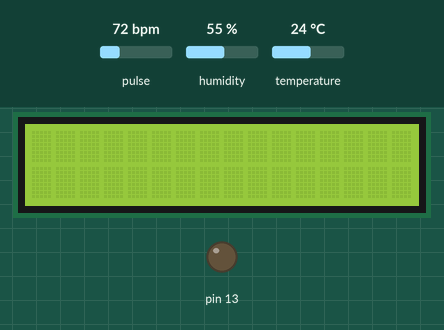
A sketch run on a simulated Arduino Uno, built with avr-gcc and run on an emulated ATmega328P. On the bench: 16×2 character LCD, output pins drawn as LEDs (lit = HIGH). Inputs (shaded band) come from the test bench; at power-on: pulse 72 bpm, temperature 24 °C, humidity 55 %. What the sketch prints to the serial monitor is not drawn.

Above: at 2.2 s.
2.3 s: pulse set to 42 bpm
At 10.8 s:
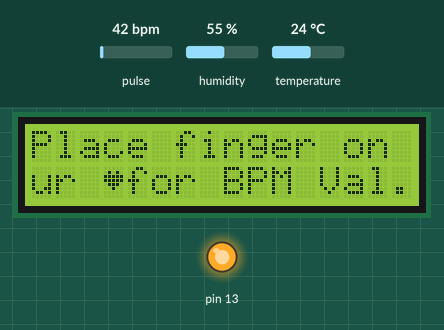
11.1 s: temperature set to 12 °C
At 18.8 s:
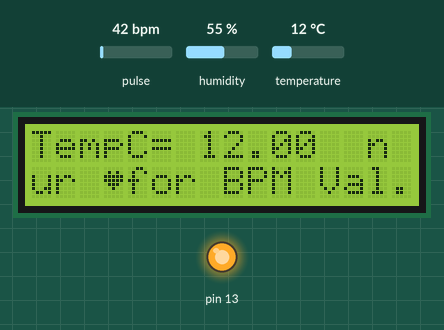
22.4 s: pulse set to 70 bpm
At 30.7 s:
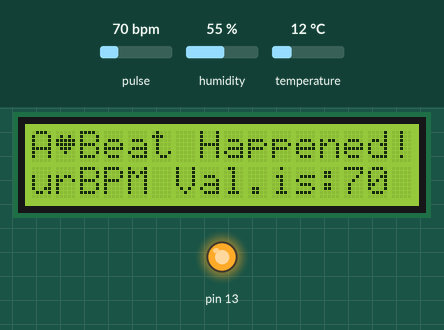
32.5 s: temperature set to 19 °C
At 38.5 s:
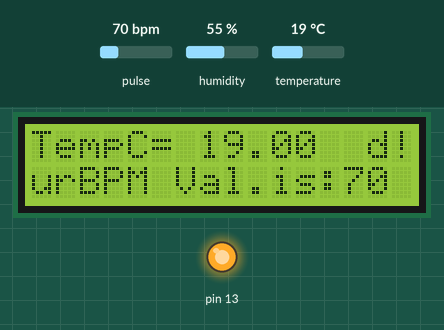
42.3 s: pulse set to 100 bpm
At 50.2 s:
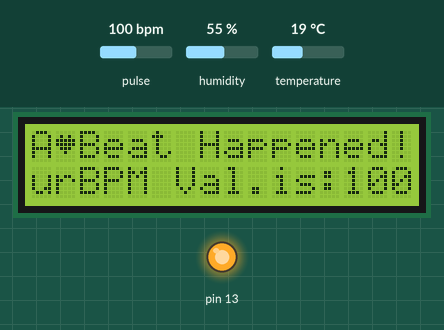
52.4 s: temperature set to 28 °C
At 57.9 s:
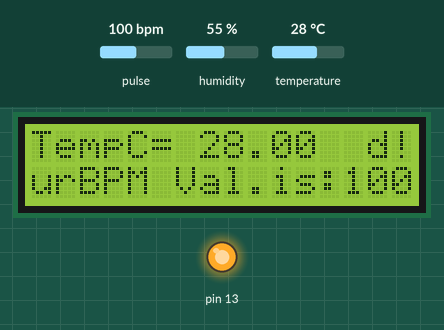
Timing chart, 0 to 59.4 s (numbered marks = the images above; inputs shaded):
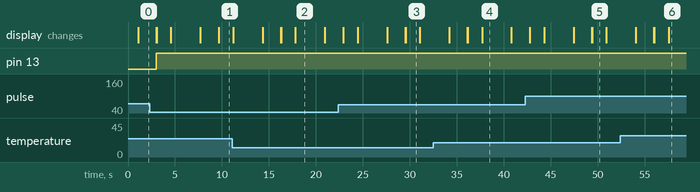

The sketch:

neonataluno_v2.1.ino
```cpp
#include <ArduinoJson.h>
#if defined(ARDUINO) && ARDUINO >= 100
#define printByte(args)  write(args);
#else
#define printByte(args)  print(args,BYTE);
#endif

//uint8_t bell[8]  = {0x4,0xe,0xe,0xe,0x1f,0x0,0x4};
//uint8_t note[8]  = {0x2,0x3,0x2,0xe,0x1e,0xc,0x0};
//uint8_t clock[8] = {0x0,0xe,0x15,0x17,0x11,0xe,0x0};
uint8_t heart[8] = {0x0,0xa,0x1f,0x1f,0xe,0x4,0x0};
//uint8_t duck[8]  = {0x0,0xc,0x1d,0xf,0xf,0x6,0x0};
//uint8_t check[8] = {0x0,0x1,0x3,0x16,0x1c,0x8,0x0};
//uint8_t cross[8] = {0x0,0x1b,0xe,0x4,0xe,0x1b,0x0};
//uint8_t retarrow[8] = {  0x1,0x1,0x5,0x9,0x1f,0x8,0x4};
//
#include <LiquidCrystal_PCF8574.h>
#include <Wire.h>
LiquidCrystal_PCF8574 lcd(0x3F);

#include <Adafruit_Sensor.h>
#include <DHT.h>
#include <DHT_U.h>
#define DHTPIN 8
#define DHTTYPE DHT11
DHT dht(DHTPIN, DHTTYPE);
long previousMillis2 = 0;        // will store last time LED was updated
long interval2 = 5000;
#include <SoftwareSerial.h>
SoftwareSerial bltSerial(4, 5); //Rx,Tx
void display1(float, int);
/*  Getting_BPM_to_Monitor prints the BPM to the Serial Monitor, using the least lines of code and PulseSensor Library.
    Tutorial Webpage: https://pulsesensor.com/pages/getting-advanced

  --------Use This Sketch To------------------------------------------
  1) Displays user's live and changing BPM, Beats Per Minute, in Arduino's native Serial Monitor.

  2) Print: "ÃƒÂ¢Ã¢â€žÂ¢Ã‚Â¥  A HeartBeat Happened !" when a beat is detected, live.
  2) Learn about using a PulseSensor Library "Object".
  4) Blinks LED on PIN 13 with user's Heartbeat.
  --------------------------------------------------------------------*/
#define USE_ARDUINO_INTERRUPTS true    // Set-up low-level interrupts for most acurate BPM math.
#include <PulseSensorPlayground.h>     // Includes the PulseSensorPlayground Library.
//  Variables
const int PulseWire = A0;       // PulseSensor PURPLE WIRE connected to ANALOG PIN 0
const int LED13 = 13;          // The on-board Arduino LED, close to PIN 13.
//int Threshold = 550;           // Determine which Signal to "count as a beat" and which to ignore.
// Use the "Gettting Started Project" to fine-tune Threshold Value beyond default setting.
// Otherwise leave the default "550" value.

PulseSensorPlayground pulseSensor;  // Creates an instance of the PulseSensorPlayground object called "pulseSensor"


// Data wire is plugged into pin 2 on the Arduino

/********************************************************************/
// Setup a oneWire instance to communicate with any OneWire devices
// (not just Maxim/Dallas temperature ICs)

/********************************************************************/
// Pass our oneWire reference to Dallas Temperature.

/********************************************************************/

int Threshold = 700;           // Determine which Signal to "count as a beat" and which to ignore.
int myBPM, myBPM1 = 0;
float temp;
int i = 0;


String final_data = "";

int minVal = 265;
int maxVal = 402;

// Creates an instance of the PulseSensorPlayground object called "pulseSensor"
void LCD (int);                               // Otherwise leave the default "550" value.
  void LCD_1 (int);
void setup()
{
  lcd.begin(16, 2);
  Serial.begin(9600);          // For Serial Monitor
  bltSerial.begin(9600); // Bluetooth connected Software Serial begin
  dht.begin();
  //  lcd.begin(16, 2);
  //   lcd.setBacklight(255);
  delay(1000);
 lcd.createChar(3, heart);

  // Configure the PulseSensor object, by assigning our variables to it.
  pulseSensor.analogInput(PulseWire);
  pulseSensor.blinkOnPulse(LED13);       //auto-magically blink Arduino's LED with heartbeat.
  pulseSensor.setThreshold(Threshold);


  // Double-check the "pulseSensor" object was created and "began" seeing a signal.
  if (pulseSensor.begin()) {
    Serial.println("We created a pulseSensor Object !");  //This prints one time at Arduino power-up,  or on Arduino reset.
  }

  //   Turn on Interrupts for each mode (1 == ON, 0 == OFF)


  //attachInterrupt(digitalPinToInterrupt(interruptPin), ADXL_ISR, RISING);   // Attach Interrupt
}
void loop()
{

   lcd.setBacklight(255);
   lcd.home();
   lcd.clear();
  Serial.println("started");

  Serial.println();

  delay(400);

  /* bltSerial.println("Accelerometer ");
    bltSerial.println("x");
    bltSerial.print(x);
    bltSerial.print("y");
    bltSerial.print(y);
    bltSerial.print("z");
    bltSerial.print(z);
    bltSerial.println(" ");*/
  // delay(1000);

  myBPM = pulseSensor.getBeatsPerMinute();  // Calls function on our pulseSensor object that returns BPM as an "int".
  delay(1500);
  Serial.print("BPM: ");                        // Print phrase "BPM: "
  Serial.println(myBPM);
  int i = 0;
  temp = dht.readTemperature();

  if (pulseSensor.sawStartOfBeat())
  {

    if ((myBPM >= 60) && (myBPM <= 120))
    {
      // "myBPM" hold this BPM value now.                                           // "myBPM" hold this BPM value now.
      // Constantly test to see if "a beat happened".

      Serial.println("A HeartBeat Happened ! "); // If test is "true", print a message "a heartbeat happened".
      Serial.print("BPM:0 ");                        // Print phrase "BPM: "
      Serial.println(myBPM);
      myBPM1 = myBPM;
      LCD(myBPM1);
      /*  bltSerial.println("HeartBPM Invalid");

        delay(200);
        // bltSerial.println(myBPM);
      */
    }
    else
    {
//      Serial.println("Place finger on sensor");
//      delay(200);
//      Serial.println("invalid Heart Beat");
//      delay(200);
      myBPM=0;
      myBPM1=myBPM;
        LCD_1(myBPM1);

      // considered best practice in a simple sketch.
    }

  }
  StaticJsonBuffer<100> jsonBuffer;
  JsonObject & root = jsonBuffer.createObject();
  root["Heartbeat"] = myBPM1;
  root["temp"] = temp;
  String Jsons;
  String data;
  root.printTo(Jsons);

  data = '<' + Jsons + '>';
  Serial.println(data);
  delay(1000);
  display1(temp,myBPM1) ;
  delay(200);
  //////////////////////////////
  ///////////////////////////
//   lcd.setBacklight(255);
//  lcd.setCursor(0, 0);
//  lcd.print("TempC=        ");
//  lcd.setCursor(7, 0);
//  lcd.print(temp);
//  delay(100);
//   lcd.setCursor(0, 1);
//  lcd.print("HeartBeat=");
//  lcd.setCursor(11, 1);
//  lcd.print(myBPM1);
//  lcd.print("BPM        ");
//  delay(1000);


  Serial.println("Temperature C");
  Serial.println(temp);

   Serial.println("myBPM");
  Serial.println(myBPM);
   Serial.println("Heart Beat");
  Serial.println(myBPM1);
  delay(1000);

  //    unsigned long currentMillis2 = millis();
  //    if ((currentMillis2 - previousMillis2 > interval2))
  //    {
  //      previousMillis2 = currentMillis2;


  final_data += '@';
  final_data += myBPM1;
  final_data += '-';
  final_data += /*(int)*/temp;
  final_data += '-';
   final_data += '$';
  Serial.print(final_data);
  delay(200);
  bltSerial.print(final_data);
  delay(1000);
  final_data = "";

  /////////////////////////
  //    }

}
void LCD(int myBPM1)
{
  lcd.setCursor(0, 0);
  lcd.print("A");
  lcd.printByte(3);
  lcd.print("Beat Happened!");
   lcd.setCursor(0, 1);
    delay(10);
 // lcd.setCursor(0, 1);
  lcd.print("urBPM Val.is:");
   delay(10);
  lcd.print(myBPM1);
  delay(500);
}
void LCD_1(int myBPM1)
{
    //lcd.clear();
  lcd.setCursor(0, 0);
  lcd.print("Place finger on ");
//  lcd.printByte(3);
  lcd.setCursor(0, 1);
  delay(10);
  lcd.print("ur ");
  lcd.printByte(3);
  lcd.print("for BPM Val.");
  delay(20);
  lcd.print(myBPM1);
  delay(500);
}


 void display1(float tem,int BPM)
 {
  lcd.setBacklight(255);
  lcd.setCursor(0, 0);
  lcd.print("TempC=        ");
  lcd.setCursor(7, 0);
  lcd.print(temp);
  delay(100);
//   lcd.setCursor(0, 1);
//  lcd.print("HBeat=");
//  lcd.setCursor(7, 1);
//  lcd.print(myBPM1);
//  lcd.setCursor(11, 1);
//  lcd.print("BPM  ");
  delay(600);

//   delay(1400);
 }
```

Measured:
- after the input at 2.3 s, the display: first differs from a run without the input after 7.3 s (image 1 shows a later state)
- after the input at 22.4 s, the display: first differs from a run without the input after 7.1 s (image 3 shows a later state)
- what the display in image 2 shows lasts 3.1 s, from 17.8 s to 20.9 s
- what the display in image 3 shows lasts 1.6 s, from 29.5 s to 31.1 s
